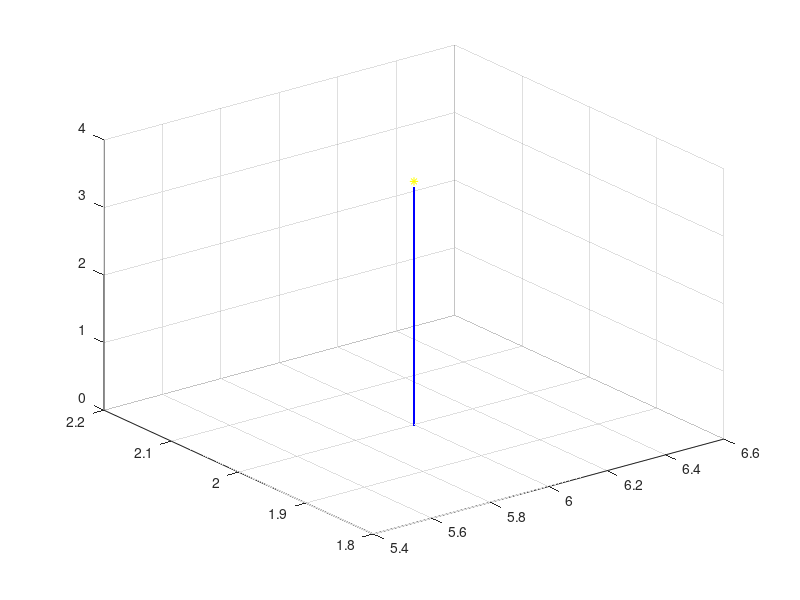

Write the MATLAB code that produced this figure. (Note: this script raises an error after producing the figure.)
clf; clc;

h2=0.01;
i=0;
% Draw the pole. 
while i < 3.5
    plot3(6,2,i, 'b.');
    hold on;
    i=i+h2;
end
plot3(6 , 2, 3.6, 'y*');
grid on;

alfa = [1.047, 0.2618];
startvector = @(vector) [ 0; 0; 1.4; cos(vector(1))*cos(vector(2))*15; 15*cos(vector(1))*sin(vector(2)); sin(vector(1))*15];
vector = startvector(alfa);

h = 0.01;
n=0;
while vector(3) < 3.5
    vector=eulersteg(h, vector);
    plot3(vector(1), vector(2), vector(3), '.');
    vector;
    n=n+1;
end
n


%function
g2=@(theta, h) [eulersteg2(h, startvector(theta))-2, eulersteg2(h, startvector(theta))-3];
a=g2(alfa, 0.01);
J2=@(theta, h) [];


% function g for angles. 
g=@(theta) [(-15*cos(theta(1))*sin(theta(2)))-2; (15*sin(theta(1)))-3.5];
% Jacobian
J=@(theta) [-sin(theta(1))*sin(theta(2))*-15, -15*cos(theta(2))*cos(theta(1));cos(theta(1))*15, 0];


theta=[pi/3;pi/12];
ERROR=1e-10;
iteration=0;
h2=inf;
while abs(norm(h2)) > ERROR
    h2=J(theta)\g(theta);
    theta=theta-h2;
    iteration=iteration+1;
    theta;
end
iteration;
% Executing Euler's method 
theta1=[1, -0.58];
startvector=@(vector) [0;0;1.4;cos(vector(1))*cos(vector(2))*15; 15*cos(vector(1))*sin(vector(2));sin(vector(1))*15];
vector=startvector(theta1);
% v=eulersteg(0.01, startvector(theta1));


